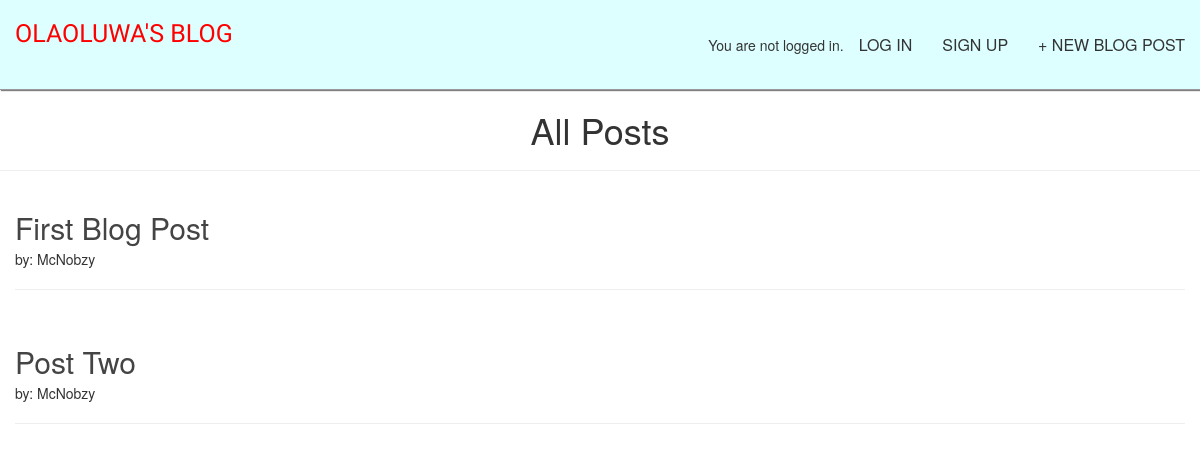
The app's page /, older data.
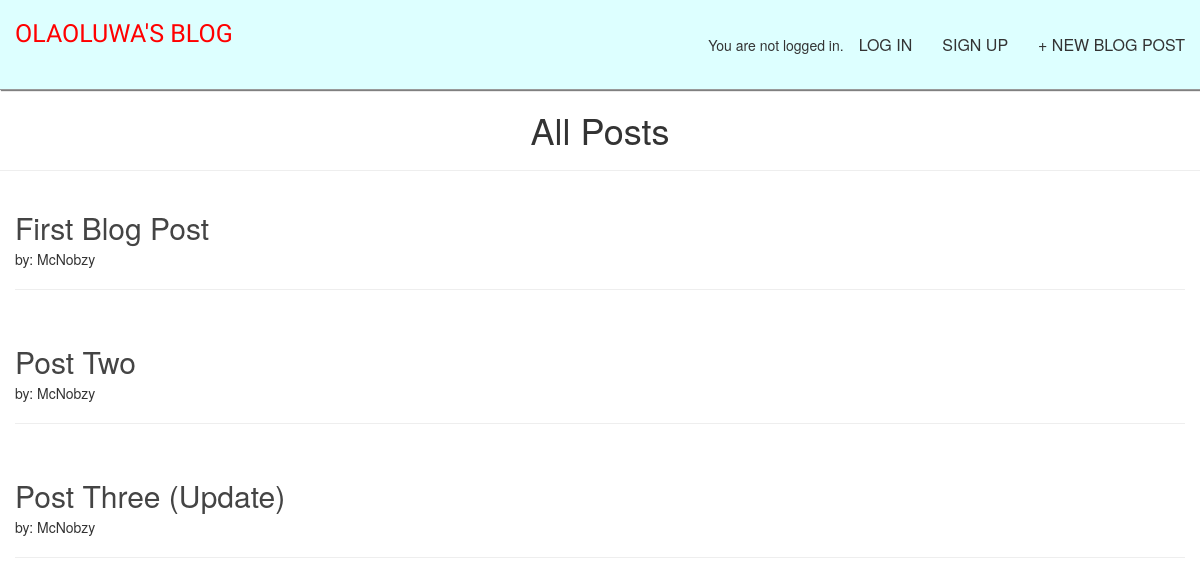
The same page, newer data.
### blog/models.py (models this page shows, shortened)
class Post(models.Model):
    title = models.CharField(max_length=200)
    author = models.ForeignKey(
        'auth.User',
        on_delete=models.CASCADE,
    )
    body = models.TextField()

### blog/views.py (the view)
# urls.py: path('', BlogListView.as_view(), name='home'),
class BlogListView(ListView):
    model = Post
    template_name = 'home.html'

### templates/home.html
{% extends 'base.html' %}
{% block content %}
<div><h1 class="text-center">All Posts</h1>
<hr>
</div>
  {% for post in object_list %}
    <div class="post-entry">
      <h2><a href="{% url 'post_detail' post.pk %}">{{ post.title }}</a></h2>
      <p>by: {{ post.author }}</p>
      <hr>
    </div>
  {% endfor %}
{% endblock content %}

Row changes from the older to the newer data that the page shows:
added Post: title "Post Three (Update)", author "McNobzy"
